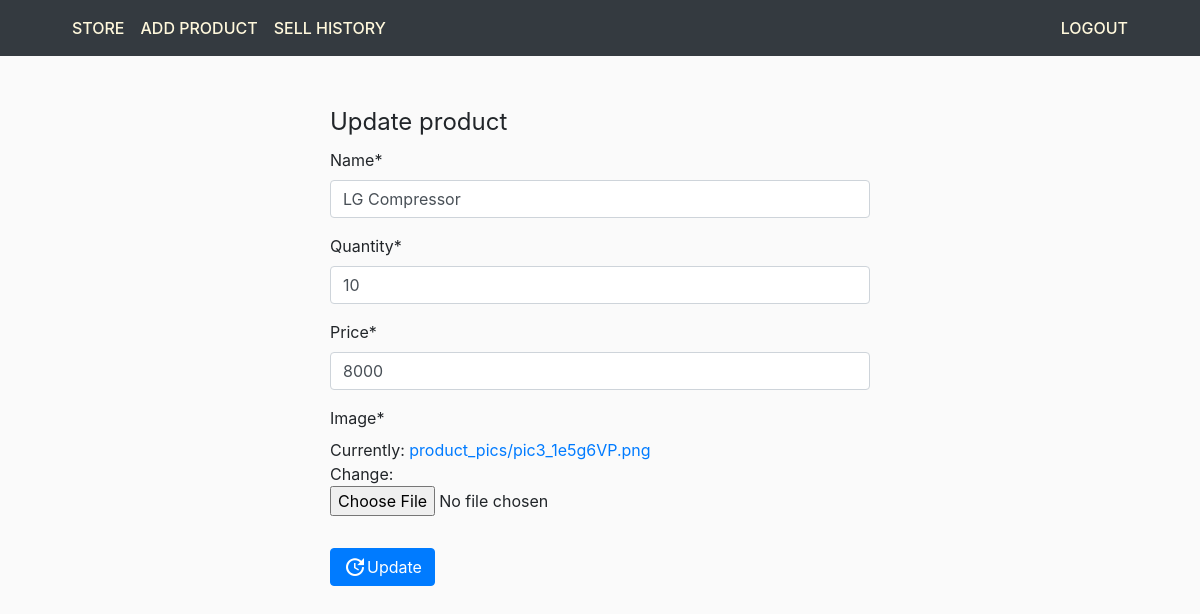
The page /update/4 (signed in) on the database its author committed.
### store/models.py (models this page shows, shortened)
class Product(models.Model):
    name =  models.CharField(max_length=50)
    quantity = models.IntegerField()
    price = models.IntegerField()
    image = models.ImageField(default='default.jpg',upload_to='product_pics')

### store/views.py (the view)
# urls.py: path('update/<int:pk>',ProductUpdate.as_view(), name='update'),
class ProductUpdate(LoginRequiredMixin,UpdateView):
    model = Product
    fields = '__all__'
    template_name = 'store/update_product.html'

### store/templates/store/update_product.html (shortened to what this page needs)
{% extends 'store/main.html' %}
{% load crispy_forms_tags %}
{% block content %}
  <div class="row">
      <div class="col-md-3 col-sm-1">
      </div>
      <div class="col-md-6 col-sm-10">
        <form  method="POST"  enctype="multipart/form-data">
            <fieldset class="form-group">
                <legend> Update product </legend>
                  {{form|crispy}}
            </fieldset>
            <div class="form-group ">
                <button type="submit"  class="btn btn-primary d-flex justify-content-center"><span class="material-icons">
                    </span>Update</button>
            </div>
        </form>
      </div>
      <div class="col-md-3 col-sm-1">
      </div>
  </div>
{% endblock %}

### static/css/main.css (style rules this page uses)
body { background-color: hsl(0, 0%, 98%); }

### rows shown on the page
Product: name "LG Compressor", quantity "10", price "8000"
